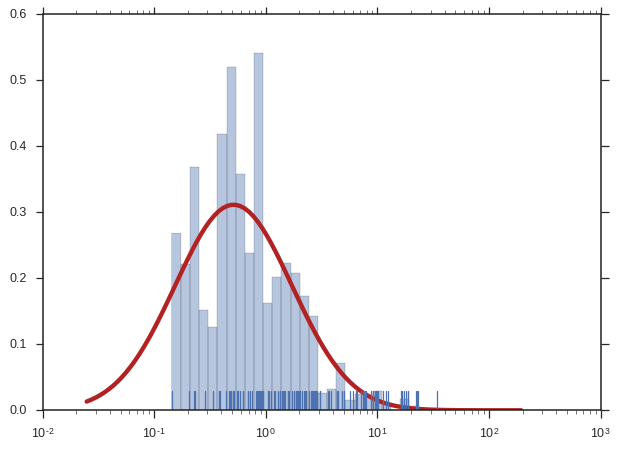

Source code (Python):
paramnormal.utils.seed(0)
data = paramnormal.activity.random('lognormal', μ=0.75, σ=1.2, shape=125)
logdata = numpy.log10(data)
bins = numpy.logspace(logdata.min(), logdata.max(), num=30)
distplot_opts = dict(rug=True, kde=False, norm_hist=True, bins=bins)
ax = paramnormal.activity.plot('lognormal', data=data, distplot=True,
                               xscale='log', pad=0.01,
                               line_opts=line_opts,
                               distplot_opts=distplot_opts)
